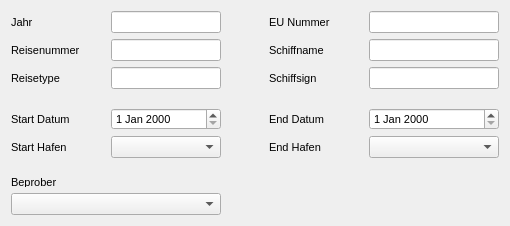
<?xml version="1.0" encoding="UTF-8"?>
<ui version="4.0">
 <class>frm_cruise</class>
 <widget class="QWidget" name="frm_cruise">
  <property name="windowModality">
   <enum>Qt::NonModal</enum>
  </property>
  <property name="geometry">
   <rect>
    <x>0</x>
    <y>0</y>
    <width>510</width>
    <height>226</height>
   </rect>
  </property>
  <property name="sizePolicy">
   <sizepolicy hsizetype="Fixed" vsizetype="Fixed">
    <horstretch>0</horstretch>
    <verstretch>0</verstretch>
   </sizepolicy>
  </property>
  <property name="minimumSize">
   <size>
    <width>510</width>
    <height>220</height>
   </size>
  </property>
  <property name="windowTitle">
   <string>Form</string>
  </property>
  <layout class="QGridLayout" name="gridLayout">
   <item row="0" column="0">
    <widget class="QLabel" name="label">
     <property name="sizePolicy">
      <sizepolicy hsizetype="Expanding" vsizetype="Expanding">
       <horstretch>0</horstretch>
       <verstretch>0</verstretch>
      </sizepolicy>
     </property>
     <property name="minimumSize">
      <size>
       <width>85</width>
       <height>0</height>
      </size>
     </property>
     <property name="font">
      <font>
       <family>MS Shell Dlg 2</family>
       <pointsize>8</pointsize>
      </font>
     </property>
     <property name="text">
      <string>Jahr</string>
     </property>
    </widget>
   </item>
   <item row="0" column="1" colspan="2">
    <widget class="QLineEdit" name="edit_jahr">
     <property name="sizePolicy">
      <sizepolicy hsizetype="Expanding" vsizetype="Expanding">
       <horstretch>0</horstretch>
       <verstretch>0</verstretch>
      </sizepolicy>
     </property>
     <property name="minimumSize">
      <size>
       <width>0</width>
       <height>22</height>
      </size>
     </property>
     <property name="font">
      <font>
       <family>MS Shell Dlg 2</family>
       <pointsize>8</pointsize>
      </font>
     </property>
    </widget>
   </item>
   <item row="0" column="4">
    <widget class="QLabel" name="label_4">
     <property name="sizePolicy">
      <sizepolicy hsizetype="Expanding" vsizetype="Expanding">
       <horstretch>0</horstretch>
       <verstretch>0</verstretch>
      </sizepolicy>
     </property>
     <property name="minimumSize">
      <size>
       <width>80</width>
       <height>0</height>
      </size>
     </property>
     <property name="font">
      <font>
       <family>MS Shell Dlg 2</family>
       <pointsize>8</pointsize>
      </font>
     </property>
     <property name="text">
      <string>EU Nummer</string>
     </property>
    </widget>
   </item>
   <item row="0" column="5">
    <widget class="QLineEdit" name="edit_eunum">
     <property name="sizePolicy">
      <sizepolicy hsizetype="Expanding" vsizetype="Expanding">
       <horstretch>0</horstretch>
       <verstretch>0</verstretch>
      </sizepolicy>
     </property>
     <property name="minimumSize">
      <size>
       <width>0</width>
       <height>22</height>
      </size>
     </property>
     <property name="font">
      <font>
       <family>MS Shell Dlg 2</family>
       <pointsize>8</pointsize>
      </font>
     </property>
    </widget>
   </item>
   <item row="1" column="0">
    <widget class="QLabel" name="label_2">
     <property name="sizePolicy">
      <sizepolicy hsizetype="Expanding" vsizetype="Expanding">
       <horstretch>0</horstretch>
       <verstretch>0</verstretch>
      </sizepolicy>
     </property>
     <property name="minimumSize">
      <size>
       <width>85</width>
       <height>0</height>
      </size>
     </property>
     <property name="font">
      <font>
       <family>MS Shell Dlg 2</family>
       <pointsize>8</pointsize>
      </font>
     </property>
     <property name="text">
      <string>Reisenummer</string>
     </property>
    </widget>
   </item>
   <item row="1" column="1" colspan="2">
    <widget class="QLineEdit" name="edit_cruisenum">
     <property name="sizePolicy">
      <sizepolicy hsizetype="Expanding" vsizetype="Expanding">
       <horstretch>0</horstretch>
       <verstretch>0</verstretch>
      </sizepolicy>
     </property>
     <property name="minimumSize">
      <size>
       <width>110</width>
       <height>22</height>
      </size>
     </property>
     <property name="font">
      <font>
       <family>MS Shell Dlg 2</family>
       <pointsize>8</pointsize>
      </font>
     </property>
    </widget>
   </item>
   <item row="1" column="4">
    <widget class="QLabel" name="label_5">
     <property name="sizePolicy">
      <sizepolicy hsizetype="Expanding" vsizetype="Expanding">
       <horstretch>0</horstretch>
       <verstretch>0</verstretch>
      </sizepolicy>
     </property>
     <property name="minimumSize">
      <size>
       <width>80</width>
       <height>0</height>
      </size>
     </property>
     <property name="font">
      <font>
       <family>MS Shell Dlg 2</family>
       <pointsize>8</pointsize>
      </font>
     </property>
     <property name="text">
      <string>Schiffname</string>
     </property>
    </widget>
   </item>
   <item row="1" column="5">
    <widget class="QLineEdit" name="edit_shipname">
     <property name="sizePolicy">
      <sizepolicy hsizetype="Expanding" vsizetype="Expanding">
       <horstretch>0</horstretch>
       <verstretch>0</verstretch>
      </sizepolicy>
     </property>
     <property name="minimumSize">
      <size>
       <width>130</width>
       <height>22</height>
      </size>
     </property>
     <property name="font">
      <font>
       <family>MS Shell Dlg 2</family>
       <pointsize>8</pointsize>
      </font>
     </property>
    </widget>
   </item>
   <item row="2" column="0">
    <widget class="QLabel" name="label_3">
     <property name="sizePolicy">
      <sizepolicy hsizetype="Expanding" vsizetype="Expanding">
       <horstretch>0</horstretch>
       <verstretch>0</verstretch>
      </sizepolicy>
     </property>
     <property name="minimumSize">
      <size>
       <width>85</width>
       <height>0</height>
      </size>
     </property>
     <property name="font">
      <font>
       <family>MS Shell Dlg 2</family>
       <pointsize>8</pointsize>
      </font>
     </property>
     <property name="text">
      <string>Reisetype</string>
     </property>
    </widget>
   </item>
   <item row="2" column="1" colspan="2">
    <widget class="QLineEdit" name="edit_cruisetype">
     <property name="sizePolicy">
      <sizepolicy hsizetype="Expanding" vsizetype="Expanding">
       <horstretch>0</horstretch>
       <verstretch>0</verstretch>
      </sizepolicy>
     </property>
     <property name="minimumSize">
      <size>
       <width>0</width>
       <height>22</height>
      </size>
     </property>
     <property name="font">
      <font>
       <family>MS Shell Dlg 2</family>
       <pointsize>8</pointsize>
      </font>
     </property>
    </widget>
   </item>
   <item row="2" column="3">
    <spacer name="horizontalSpacer">
     <property name="orientation">
      <enum>Qt::Horizontal</enum>
     </property>
     <property name="sizeType">
      <enum>QSizePolicy::Fixed</enum>
     </property>
     <property name="sizeHint" stdset="0">
      <size>
       <width>42</width>
       <height>17</height>
      </size>
     </property>
    </spacer>
   </item>
   <item row="2" column="4">
    <widget class="QLabel" name="label_6">
     <property name="sizePolicy">
      <sizepolicy hsizetype="Expanding" vsizetype="Expanding">
       <horstretch>0</horstretch>
       <verstretch>0</verstretch>
      </sizepolicy>
     </property>
     <property name="minimumSize">
      <size>
       <width>80</width>
       <height>0</height>
      </size>
     </property>
     <property name="font">
      <font>
       <family>MS Shell Dlg 2</family>
       <pointsize>8</pointsize>
      </font>
     </property>
     <property name="text">
      <string>Schiffsign</string>
     </property>
    </widget>
   </item>
   <item row="2" column="5">
    <widget class="QLineEdit" name="edit_shipsign">
     <property name="sizePolicy">
      <sizepolicy hsizetype="Expanding" vsizetype="Expanding">
       <horstretch>0</horstretch>
       <verstretch>0</verstretch>
      </sizepolicy>
     </property>
     <property name="minimumSize">
      <size>
       <width>0</width>
       <height>22</height>
      </size>
     </property>
     <property name="font">
      <font>
       <family>MS Shell Dlg 2</family>
       <pointsize>8</pointsize>
      </font>
     </property>
    </widget>
   </item>
   <item row="3" column="2">
    <spacer name="verticalSpacer">
     <property name="orientation">
      <enum>Qt::Vertical</enum>
     </property>
     <property name="sizeType">
      <enum>QSizePolicy::Fixed</enum>
     </property>
     <property name="sizeHint" stdset="0">
      <size>
       <width>20</width>
       <height>13</height>
      </size>
     </property>
    </spacer>
   </item>
   <item row="3" column="5">
    <spacer name="verticalSpacer_3">
     <property name="orientation">
      <enum>Qt::Vertical</enum>
     </property>
     <property name="sizeType">
      <enum>QSizePolicy::Fixed</enum>
     </property>
     <property name="sizeHint" stdset="0">
      <size>
       <width>20</width>
       <height>13</height>
      </size>
     </property>
    </spacer>
   </item>
   <item row="4" column="0">
    <widget class="QLabel" name="label_7">
     <property name="sizePolicy">
      <sizepolicy hsizetype="Expanding" vsizetype="Expanding">
       <horstretch>0</horstretch>
       <verstretch>0</verstretch>
      </sizepolicy>
     </property>
     <property name="minimumSize">
      <size>
       <width>85</width>
       <height>0</height>
      </size>
     </property>
     <property name="font">
      <font>
       <family>MS Shell Dlg 2</family>
       <pointsize>8</pointsize>
      </font>
     </property>
     <property name="text">
      <string>Start Datum</string>
     </property>
    </widget>
   </item>
   <item row="4" column="1" colspan="2">
    <widget class="QDateEdit" name="date_start">
     <property name="sizePolicy">
      <sizepolicy hsizetype="Expanding" vsizetype="Expanding">
       <horstretch>0</horstretch>
       <verstretch>0</verstretch>
      </sizepolicy>
     </property>
     <property name="minimumSize">
      <size>
       <width>0</width>
       <height>22</height>
      </size>
     </property>
     <property name="font">
      <font>
       <family>MS Shell Dlg 2</family>
       <pointsize>8</pointsize>
      </font>
     </property>
     <property name="accessibleDescription">
      <string notr="true"/>
     </property>
    </widget>
   </item>
   <item row="4" column="4">
    <widget class="QLabel" name="label_8">
     <property name="sizePolicy">
      <sizepolicy hsizetype="Expanding" vsizetype="Expanding">
       <horstretch>0</horstretch>
       <verstretch>0</verstretch>
      </sizepolicy>
     </property>
     <property name="minimumSize">
      <size>
       <width>80</width>
       <height>0</height>
      </size>
     </property>
     <property name="font">
      <font>
       <family>MS Shell Dlg 2</family>
       <pointsize>8</pointsize>
      </font>
     </property>
     <property name="text">
      <string>End Datum</string>
     </property>
    </widget>
   </item>
   <item row="4" column="5">
    <widget class="QDateEdit" name="date_end">
     <property name="enabled">
      <bool>true</bool>
     </property>
     <property name="sizePolicy">
      <sizepolicy hsizetype="Expanding" vsizetype="Expanding">
       <horstretch>0</horstretch>
       <verstretch>0</verstretch>
      </sizepolicy>
     </property>
     <property name="minimumSize">
      <size>
       <width>0</width>
       <height>22</height>
      </size>
     </property>
     <property name="font">
      <font>
       <family>MS Shell Dlg 2</family>
       <pointsize>8</pointsize>
      </font>
     </property>
    </widget>
   </item>
   <item row="5" column="0">
    <widget class="QLabel" name="label_9">
     <property name="sizePolicy">
      <sizepolicy hsizetype="Expanding" vsizetype="Expanding">
       <horstretch>0</horstretch>
       <verstretch>0</verstretch>
      </sizepolicy>
     </property>
     <property name="minimumSize">
      <size>
       <width>85</width>
       <height>0</height>
      </size>
     </property>
     <property name="font">
      <font>
       <family>MS Shell Dlg 2</family>
       <pointsize>8</pointsize>
      </font>
     </property>
     <property name="text">
      <string>Start Hafen</string>
     </property>
    </widget>
   </item>
   <item row="5" column="1" colspan="2">
    <widget class="QComboBox" name="cb_HarbourStart">
     <property name="sizePolicy">
      <sizepolicy hsizetype="Expanding" vsizetype="Expanding">
       <horstretch>0</horstretch>
       <verstretch>0</verstretch>
      </sizepolicy>
     </property>
     <property name="minimumSize">
      <size>
       <width>0</width>
       <height>22</height>
      </size>
     </property>
     <property name="font">
      <font>
       <family>MS Shell Dlg 2</family>
       <pointsize>8</pointsize>
      </font>
     </property>
    </widget>
   </item>
   <item row="5" column="4">
    <widget class="QLabel" name="label_10">
     <property name="sizePolicy">
      <sizepolicy hsizetype="Expanding" vsizetype="Expanding">
       <horstretch>0</horstretch>
       <verstretch>0</verstretch>
      </sizepolicy>
     </property>
     <property name="minimumSize">
      <size>
       <width>80</width>
       <height>0</height>
      </size>
     </property>
     <property name="font">
      <font>
       <family>MS Shell Dlg 2</family>
       <pointsize>8</pointsize>
      </font>
     </property>
     <property name="text">
      <string>End Hafen</string>
     </property>
    </widget>
   </item>
   <item row="5" column="5">
    <widget class="QComboBox" name="cb_HarbourEnd">
     <property name="sizePolicy">
      <sizepolicy hsizetype="Expanding" vsizetype="Expanding">
       <horstretch>0</horstretch>
       <verstretch>0</verstretch>
      </sizepolicy>
     </property>
     <property name="minimumSize">
      <size>
       <width>0</width>
       <height>22</height>
      </size>
     </property>
     <property name="font">
      <font>
       <family>MS Shell Dlg 2</family>
       <pointsize>8</pointsize>
      </font>
     </property>
    </widget>
   </item>
   <item row="6" column="2">
    <spacer name="verticalSpacer_2">
     <property name="orientation">
      <enum>Qt::Vertical</enum>
     </property>
     <property name="sizeType">
      <enum>QSizePolicy::Fixed</enum>
     </property>
     <property name="sizeHint" stdset="0">
      <size>
       <width>20</width>
       <height>13</height>
      </size>
     </property>
    </spacer>
   </item>
   <item row="7" column="0" colspan="2">
    <widget class="QLabel" name="label_11">
     <property name="sizePolicy">
      <sizepolicy hsizetype="Expanding" vsizetype="Fixed">
       <horstretch>0</horstretch>
       <verstretch>0</verstretch>
      </sizepolicy>
     </property>
     <property name="minimumSize">
      <size>
       <width>85</width>
       <height>10</height>
      </size>
     </property>
     <property name="font">
      <font>
       <family>MS Shell Dlg 2</family>
       <pointsize>8</pointsize>
      </font>
     </property>
     <property name="text">
      <string>Beprober</string>
     </property>
    </widget>
   </item>
   <item row="8" column="0" colspan="3">
    <widget class="QComboBox" name="cb_leader">
     <property name="sizePolicy">
      <sizepolicy hsizetype="Expanding" vsizetype="Expanding">
       <horstretch>0</horstretch>
       <verstretch>0</verstretch>
      </sizepolicy>
     </property>
     <property name="minimumSize">
      <size>
       <width>150</width>
       <height>22</height>
      </size>
     </property>
     <property name="font">
      <font>
       <family>MS Shell Dlg 2</family>
       <pointsize>8</pointsize>
      </font>
     </property>
    </widget>
   </item>
  </layout>
 </widget>
 <resources/>
 <connections/>
</ui>
